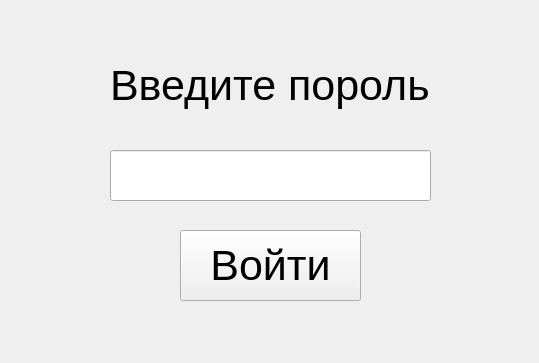
<?xml version="1.0" encoding="UTF-8"?>
<ui version="4.0">
 <class>Form</class>
 <widget class="QWidget" name="Form">
  <property name="geometry">
   <rect>
    <x>0</x>
    <y>0</y>
    <width>539</width>
    <height>363</height>
   </rect>
  </property>
  <property name="windowTitle">
   <string>Form</string>
  </property>
  <widget class="QLabel" name="label">
   <property name="geometry">
    <rect>
     <x>110</x>
     <y>40</y>
     <width>331</width>
     <height>91</height>
    </rect>
   </property>
   <property name="font">
    <font>
     <pointsize>32</pointsize>
    </font>
   </property>
   <property name="text">
    <string>Введите пороль</string>
   </property>
  </widget>
  <widget class="QLineEdit" name="le_password">
   <property name="geometry">
    <rect>
     <x>110</x>
     <y>150</y>
     <width>321</width>
     <height>51</height>
    </rect>
   </property>
   <property name="font">
    <font>
     <pointsize>32</pointsize>
    </font>
   </property>
  </widget>
  <widget class="QPushButton" name="btn">
   <property name="geometry">
    <rect>
     <x>180</x>
     <y>230</y>
     <width>181</width>
     <height>71</height>
    </rect>
   </property>
   <property name="font">
    <font>
     <pointsize>32</pointsize>
    </font>
   </property>
   <property name="text">
    <string>Войти</string>
   </property>
  </widget>
 </widget>
 <resources/>
 <connections/>
</ui>
